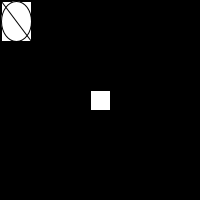
Frame 1 (no input)
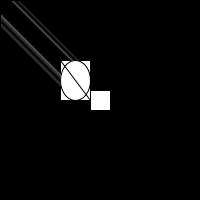
Frame 60 (the mouse pressed at the canvas centre just before this capture)
Frame 120 (the mouse held since frame 60 and released just before this capture): identical to frame 60, image omitted

The Processing sketch that drew these frames (run headless with seeded random() and noise(); from frame 60 on, the mouse is pressed at the canvas centre):

// Processing sketch: processing_89829
// ── processing_89829.pde

int i=0,j=1;
void setup(){
  size(200,200);
  background(0);
}

void draw(){
  rectMode(CENTER);
  rect(100,100,20,20);
  if((mouseX-width/2>10||width/2-mouseX>10)||(mouseY-height/2>10||height/2-mouseY>10))
  dlrq(30,40);
}

void dlrq(int x,int y){
  i=i+j;
  rectMode(CORNER);
  rect(i,i,x,y);
  ellipseMode(CORNER);
  ellipse(i,i,x,y);
  line(i,i,x+i,y+i);
  if(i<0||i>width-x||i>height-y)
  j=-j;
}
